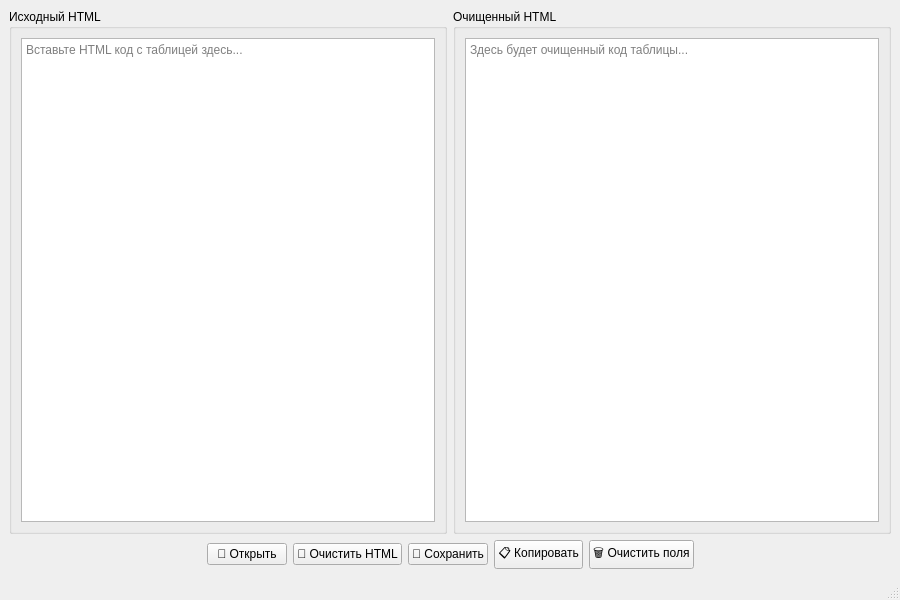
<?xml version="1.0" encoding="UTF-8"?>
<ui version="4.0">
 <class>MainWindow</class>
 <widget class="QMainWindow" name="MainWindow">
  <property name="geometry">
   <rect>
    <x>0</x>
    <y>0</y>
    <width>900</width>
    <height>600</height>
   </rect>
  </property>
  <property name="windowTitle">
   <string>HTML Table Cleaner</string>
  </property>
  <widget class="QWidget" name="centralwidget">
   <layout class="QVBoxLayout" name="verticalLayout">
    <item>
     <layout class="QHBoxLayout" name="horizontalLayout">
      <item>
       <widget class="QGroupBox" name="groupBox">
        <property name="title">
         <string>Исходный HTML</string>
        </property>
        <layout class="QVBoxLayout" name="verticalLayout_2">
         <item>
          <widget class="QTextEdit" name="sourceTextEdit">
           <property name="placeholderText">
            <string>Вставьте HTML код с таблицей здесь...</string>
           </property>
          </widget>
         </item>
        </layout>
       </widget>
      </item>
      <item>
       <widget class="QGroupBox" name="groupBox_2">
        <property name="title">
         <string>Очищенный HTML</string>
        </property>
        <layout class="QVBoxLayout" name="verticalLayout_3">
         <item>
          <widget class="QTextEdit" name="resultTextEdit">
           <property name="placeholderText">
            <string>Здесь будет очищенный код таблицы...</string>
           </property>
          </widget>
         </item>
        </layout>
       </widget>
      </item>
     </layout>
    </item>
    <item>
     <layout class="QHBoxLayout" name="horizontalLayout_2">
      <item>
       <spacer name="horizontalSpacer">
        <property name="orientation">
         <enum>Qt::Horizontal</enum>
        </property>
        <property name="sizeHint" stdset="0">
         <size>
          <width>40</width>
          <height>20</height>
         </size>
        </property>
       </spacer>
      </item>
      <item>
       <widget class="QPushButton" name="openButton">
        <property name="text">
         <string>📂 Открыть</string>
        </property>
        <property name="iconSize">
         <size>
          <width>16</width>
          <height>16</height>
         </size>
        </property>
       </widget>
      </item>
      <item>
       <widget class="QPushButton" name="cleanButton">
        <property name="text">
         <string>🔄 Очистить HTML</string>
        </property>
       </widget>
      </item>
      <item>
       <widget class="QPushButton" name="saveButton">
        <property name="text">
         <string>💾 Сохранить</string>
        </property>
       </widget>
      </item>
      <item>
       <widget class="QPushButton" name="copyButton">
        <property name="text">
         <string>📋 Копировать</string>
        </property>
       </widget>
      </item>
      <item>
       <widget class="QPushButton" name="clearButton">
        <property name="text">
         <string>🗑️ Очистить поля</string>
        </property>
       </widget>
      </item>
      <item>
       <spacer name="horizontalSpacer_2">
        <property name="orientation">
         <enum>Qt::Horizontal</enum>
        </property>
        <property name="sizeHint" stdset="0">
         <size>
          <width>40</width>
          <height>20</height>
         </size>
        </property>
       </spacer>
      </item>
     </layout>
    </item>
   </layout>
  </widget>
  <widget class="QStatusBar" name="statusbar"/>
 </widget>
 <resources/>
 <connections/>
</ui>
